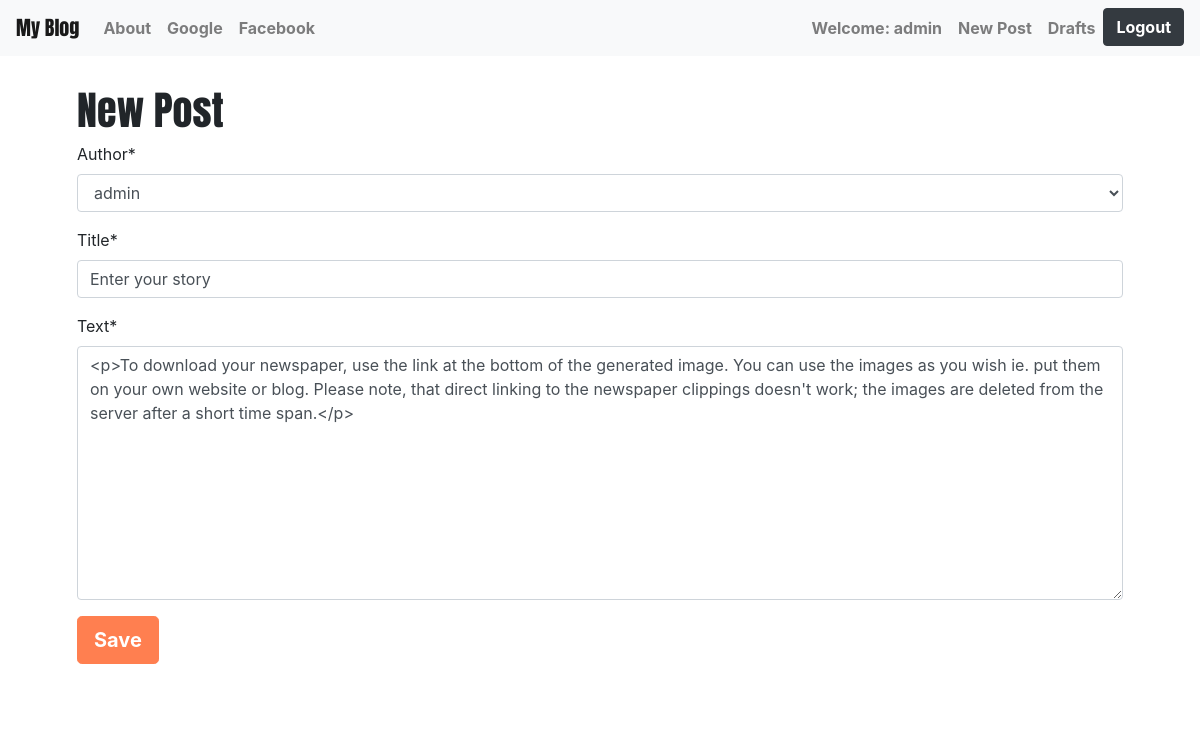
The page /post/7/edit/ (signed in) on the database its author committed.
### blog/models.py (models this page shows, shortened)
class Post(models.Model):
    author = models.ForeignKey('auth.User',on_delete=models.CASCADE)
    title = models.CharField(max_length=200)
    text = models.TextField()
    created_date = models.DateTimeField(default=timezone.now)
    published_date = models.DateTimeField(blank=True,null=True)

### blog/views.py (the view)
# urls.py: path('post/<int:pk>/edit/',views.PostUpdateView.as_view(),name='post_edit'),
class PostUpdateView(LoginRequiredMixin,UpdateView):
    login_url = '/login/'
    redirect_field_name = 'blog/post_detail.html'
    form_class = PostForm
    model = Post

### blog/forms.py
class PostForm(forms.ModelForm):
    class Meta():
        model = Post
        fields = ('author', 'title', 'text')

### blog/templates/blog/post_form.html (shortened to what this page needs)
{% extends "blog/base.html" %}
{% load crispy_forms_tags %}
{% block content %}
    <div class="container" style="padding-top: 30px">
    <div class="jumbotron" style="background-color: white; padding-top: 0px;">
    <h1 class="headings">New Post</h1>
    <form class="post-form uniform" method="post">
        {{ form|crispy }}
        <button type="submit" style="font-weight: bold; background-color: coral; border-color: coral;" class="btn btn-lg btn-primary save">Save</button>
    </form>
    </div>
    </div>
{% endblock %}

### blog/templates/blog/base.html (shortened to what this page needs)
<!DOCTYPE html>
{% load static %}
<html lang="en">
<head>
    <link rel="stylesheet" href="https://stackpath.bootstrapcdn.com/bootstrap/4.4.1/css/bootstrap.min.css">
    <link rel="stylesheet" href="//cdn.jsdelivr.net/npm/medium-editor@latest/dist/css/medium-editor.min.css" type="text/css" media="screen" charset="utf-8">
    <link rel="stylesheet" type="text/css" href="{% static 'css/blog.css' %}">
</head>
<body>
    <nav class="navbar navbar-expand-lg navbar-light bg-light myfont custom-navbar" >
    <a id="nav_on" style="font-family: 'Anton', sans-serif;" class="navbar-brand menu-item" href="{% url 'post_list' %}">My Blog</a>
  <div class="collapse navbar-collapse" id="navbarNav">
            <ul class="nav navbar-nav mr-auto">
                <li class="nav-item"><a id="nav_on" style="font-weight: bold" class="nav-link " href="{% url 'about' %}" >About</a></li>
                <li class="nav-item"><a id="nav_on" style="font-weight: bold" class="nav-link" href="https://google.com" >Google</a></li>
                <li class="nav-item"><a id="nav_on" style="font-weight: bold"  class="nav-link" href="https://facebook.com" >Facebook</a></li>
            </ul>
            <ul class="nav navbar-nav">
                {% if user.is_authenticated %}
                    <li class="nav-item"><a style="font-weight: bold"  id="nav_on" class="nav-link" href="#">Welcome: {{ user.username }}</a></li>
                    <li class="nav-item"><a style="font-weight: bold"  id="nav_on" class="nav-link" href="{% url 'post_new' %}">New Post</a></li>
                    <li class="nav-item"><a style="font-weight: bold"  id="nav_on" class="nav-link" href="{% url 'post_draft_list' %}">Drafts</a></li>
                    <li class="nav-item"><a style="font-weight: bold" class="btn btn-dark" href="{% url 'logout' %}">Logout</a></li>
                {% else %}
                    <li class="nav-item"><a style="font-weight: bold" class="btn btn-dark" href="{% url 'login' %}">Login</a></li>
                {% endif %}
            </ul>
        </div>
    </nav>
   {% block content %}
 {% endblock %}
</body>
</html>

### blog/static/css/blog.css (style rules this page uses)
.headings { font-family: 'Anton', sans-serif; }

### rows shown on the page
Post: author "admin", title "Enter your story", text "<p>To download your newspaper, use the link at the bottom of the generated image. You can use the images as you wish ie. put them on your own website or blog. Please note, that direct linking to the newspaper clippings doesn't work; the images are deleted from the server after a short time span.</p>"

### other values the page prints
{{ user.username }} "admin"
